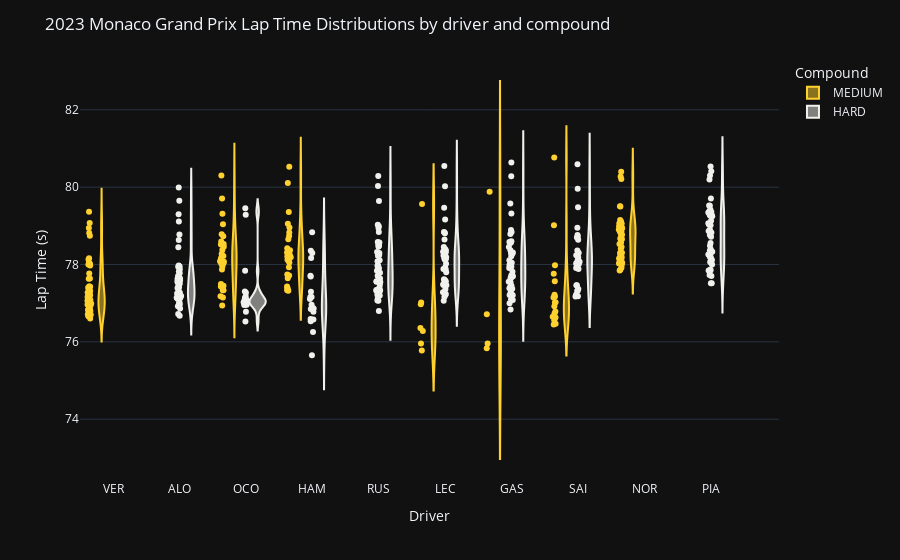

Here is the notebook cell this chart was saved with:
### Markdown cell above
Nota: Añadir a estas funciones las opciones de box, points

### Code cell
plot_drivers_pace(session, kind='compound')

### Figure 1 — Plotly figure (JSON) as saved in the notebook; plotly's stock layout.template omitted (floating-point values rounded to 4 significant figures; data arrays with more than 128 entries replaced by an {"elided": "..."} marker saying what was removed)
{"data": [{"alignmentgroup": "True", "box": {"visible": false}, "customdata": {"elided": "185x31 mixed values"}, "hovertemplate": "Compound=%{customdata[19]}<br>Driver=%{x}<br>LapTime(s)=%{y}<br>index=%{customdata[0]}<br>Time=%{customdata[1]}<br>DriverNumber=%{customdata[2]}<br>LapTime=%{customdata[3]}<br>LapNumber=%{customdata[4]}<br>Stint=%{customdata[5]}<br>PitOutTime=%{customdata[6]}<br>PitInTime=%{customdata[7]}<br>Sector1Time=%{customdata[8]}<br>Sector2Time=%{customdata[9]}<br>Sector3Time=%{customdata[10]}<br>Sector1SessionTime=%{customdata[11]}<br>Sector2SessionTime=%{customdata[12]}<br>Sector3SessionTime=%{customdata[13]}<br>SpeedI1=%{customdata[14]}<br>SpeedI2=%{customdata[15]}<br>SpeedFL=%{customdata[16]}<br>SpeedST=%{customdata[17]}<br>IsPersonalBest=%{customdata[18]}<br>TyreLife=%{customdata[20]}<br>FreshTyre=%{customdata[21]}<br>Team=%{customdata[22]}<br>LapStartTime=%{customdata[23]}<br>LapStartDate=%{customdata[24]}<br>TrackStatus=%{customdata[25]}<br>Position=%{customdata[26]}<br>Deleted=%{customdata[27]}<br>DeletedReason=%{customdata[28]}<br>FastF1Generated=%{customdata[29]}<br>IsAccurate=%{customdata[30]}<extra></extra>", "legendgroup": "MEDIUM", "marker": {"color": "#ffd12e"}, "name": "MEDIUM", "offsetgroup": "MEDIUM", "orientation": "v", "points": "all", "scalegroup": "True", "showlegend": true, "type": "violin", "x": {"elided": "185 str values"}, "x0": " ", "xaxis": "x", "y": {"elided": "185 float values"}, "y0": " ", "yaxis": "y"}, {"alignmentgroup": "True", "box": {"visible": false}, "customdata": {"elided": "303x31 mixed values"}, "hovertemplate": "Compound=%{customdata[19]}<br>Driver=%{x}<br>LapTime(s)=%{y}<br>index=%{customdata[0]}<br>Time=%{customdata[1]}<br>DriverNumber=%{customdata[2]}<br>LapTime=%{customdata[3]}<br>LapNumber=%{customdata[4]}<br>Stint=%{customdata[5]}<br>PitOutTime=%{customdata[6]}<br>PitInTime=%{customdata[7]}<br>Sector1Time=%{customdata[8]}<br>Sector2Time=%{customdata[9]}<br>Sector3Time=%{customdata[10]}<br>Sector1SessionTime=%{customdata[11]}<br>Sector2SessionTime=%{customdata[12]}<br>Sector3SessionTime=%{customdata[13]}<br>SpeedI1=%{customdata[14]}<br>SpeedI2=%{customdata[15]}<br>SpeedFL=%{customdata[16]}<br>SpeedST=%{customdata[17]}<br>IsPersonalBest=%{customdata[18]}<br>TyreLife=%{customdata[20]}<br>FreshTyre=%{customdata[21]}<br>Team=%{customdata[22]}<br>LapStartTime=%{customdata[23]}<br>LapStartDate=%{customdata[24]}<br>TrackStatus=%{customdata[25]}<br>Position=%{customdata[26]}<br>Deleted=%{customdata[27]}<br>DeletedReason=%{customdata[28]}<br>FastF1Generated=%{customdata[29]}<br>IsAccurate=%{customdata[30]}<extra></extra>", "legendgroup": "HARD", "marker": {"color": "#f0f0ec"}, "name": "HARD", "offsetgroup": "HARD", "orientation": "v", "points": "all", "scalegroup": "True", "showlegend": true, "type": "violin", "x": {"elided": "303 str values"}, "x0": " ", "xaxis": "x", "y": {"elided": "303 float values"}, "y0": " ", "yaxis": "y"}], "layout": {"legend": {"title": {"text": "Compound"}, "tracegroupgap": 0}, "margin": {"t": 60}, "showlegend": true, "title": {"text": "2023 Monaco Grand Prix Lap Time Distributions by driver and compound"}, "violinmode": "group", "xaxis": {"anchor": "y", "categoryarray": ["VER", "ALO", "OCO", "HAM", "RUS", "LEC", "GAS", "SAI", "NOR", "PIA"], "categoryorder": "array", "domain": [0, 1], "title": {"text": "Driver"}}, "yaxis": {"anchor": "x", "domain": [0, 1], "title": {"text": "Lap Time (s)"}}}}
